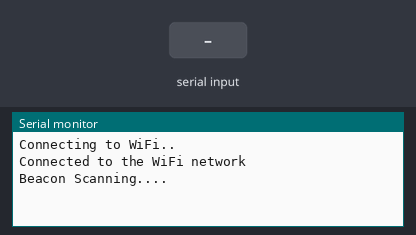
Bench run of a sketch on a simulated ESP32. On the bench: the last lines printed to the serial monitor. The inputs (shaded band) are chosen by the test bench. WiFi joins after 1.5 s; servers stay silent unless stated; nothing arrives over Bluetooth unless stated.

Above: at 4.2 s.
4.3 s: "f5:1c:f4:51:f4:71" received over the second serial link
At 10.9 s:
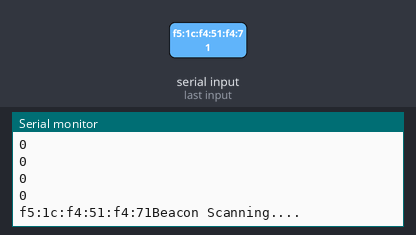
15.1 s: "c6:3b:a0:12:13:1b" received over the second serial link
At 18.8 s:
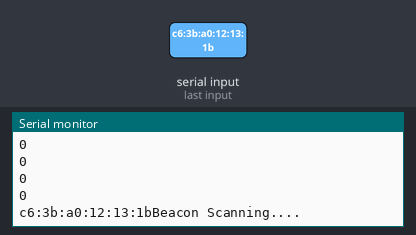
25.9 s: "20:91:48:21:71:9f" received over the second serial link
At 32.4 s:
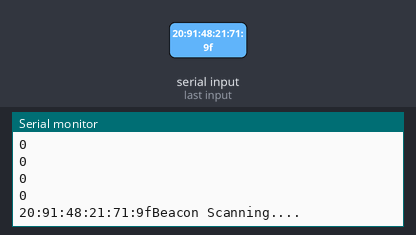
36.7 s: "dc:e9:bc:a9:e1:22" received over the second serial link
At 40.3 s:
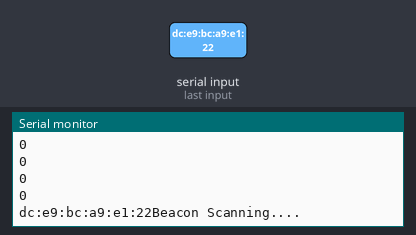

Measured:
- after the input at 4.3 s, the serial monitor: prints a new line after 5.9 s (image 1)
- after the input at 15.1 s, the serial monitor: prints a new line after 2.3 s (image 2)
- after the input at 25.9 s, the serial monitor: prints a new line after 5.9 s (image 3)
- after the input at 36.7 s, the serial monitor: prints a new line after 2.3 s (image 4)

The sketch:

NEW_SCAN.ino
```cpp
#include <WiFi.h>
#include <BLEDevice.h>
#include <BLEScan.h>
#include <BLEAdvertisedDevice.h>


#define SERVICE_UUID        "4fafc201-1fb5-459e-8fcc-c5c9c331914b" //in here we use default UUID
#define CHARACTERISTIC_UUID "beb5483e-36e1-4688-b7f5-ea07361b26a8" //in here we use default UUID
const char* host = "192.168.43.236";//const char* ssid = "使用者網路名稱";
const int IDLE_TIME = 6000;    // 發送數據間隔時間：5秒
unsigned long lastTimeMillis = 0;
class MyAdvertisedDeviceCallbacks: public BLEAdvertisedDeviceCallbacks
{
void onResult(BLEAdvertisedDevice advertisedDevice)
  {//Serial.printf("Advertised Device: %s \n", advertisedDevice.toString().c_str());
    }
};
int scanTime=5;                                                   //set scantime, if time too less, you will lost some beacons that not discovered
void HttpSend(int RSSiA, int RSSiB, int RSSiC ,int RSSiD){
  WiFiClient client;

  if (!client.connect(host, 1880)) {
      Serial.println("connection failed");
      return;
  }
 String url = "/bt_test";
 url += "?A=";
 url += String(RSSiA);
 url += "&B=";
 url += String(RSSiB);
 url += "&C=";
 url += String(RSSiC);
 url += "&D=";
 url += String(RSSiD);
 client.print(String("GET ") + url + " HTTP/1.1\r\n" +
             "Host: " + host + "\r\n" +
             "Connection: close\r\n\r\n");
 client.stop();
}
void setup()
{
  Serial.begin(9600);//create service at baud rate 9600
  //WiFi.begin("WiFi", "0928583777");

  //    WiFi.begin(網路名稱, 密碼);
  WiFi.begin("OAO", "111223400");  //WiFi 函式啟動連接網路程序 OAO是網路名稱 後面那串則是網路密碼
  while (WiFi.status() != WL_CONNECTED) {  //連線需要一些時間，通常會以迴圈等待，直到連線後再繼續執行程式
    delay(3000);//每隔 0.3 秒檢查是否已連線一次
    Serial.println("Connecting to WiFi..");
  }
  Serial.println("Connected to the WiFi network");
}

void loop()
{
  Serial.println("Beacon Scanning....");
  BLEDevice::init("");                                                       //clear beacon list
  BLEScan* pBLEScan = BLEDevice::getScan();                                  //create scan
  pBLEScan->setAdvertisedDeviceCallbacks(new MyAdvertisedDeviceCallbacks());
  pBLEScan->setActiveScan(true);                                             //start to scan
  BLEScanResults foundDevices = pBLEScan->start(scanTime);                  //wait for scanning
  Serial.print("Found Beacons: ");
  Serial.println(foundDevices.getCount());
  Serial.println("End of Scanning");
  int BeaconCount=foundDevices.getCount();                                  //list discover beacons data
  Serial.println("Show Beacons content:");
  int array[]{0,0,0,0};
  for (int i=0; i<BeaconCount; i++)
  {
       BLEAdvertisedDevice d=foundDevices.getDevice(i);
       String BeaconAddress=d.getAddress().toString().c_str();             //in here we use those mac address below to filter the address we want
       if(BeaconAddress=="f5:1c:f4:51:f4:71")
       {
          int BeaconRSSI=d.getRSSI();
          array[0]=BeaconRSSI;
       }
       if(BeaconAddress=="c6:3b:a0:12:13:1b")
       {
          int BeaconRSSI=d.getRSSI();
          array[1]=BeaconRSSI;
       }
       if(BeaconAddress=="20:91:48:21:71:9f")
       {
          int BeaconRSSI=d.getRSSI();
          array[2]=BeaconRSSI;
       }
       if(BeaconAddress=="dc:e9:bc:a9:e1:22")
       {
          int BeaconRSSI=d.getRSSI();
          array[3]=BeaconRSSI;
       }

  }
  if (millis() - lastTimeMillis > IDLE_TIME)
  {
    lastTimeMillis = millis();
    HttpSend(array[0],array[1],array[2],array[3]);   // send RSSI
    for(int i=0;i<4;i++)
    {
      Serial.println(array[i]);
    }

    delay(2000);
  }
  while (Serial2.available())
  {
    char c = Serial2.read();
    Serial.print(c);
  }
}
```
